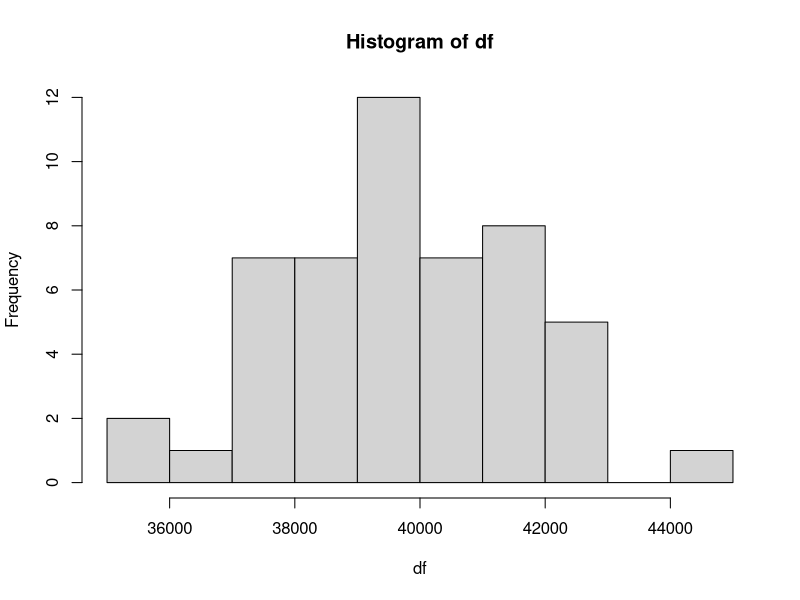
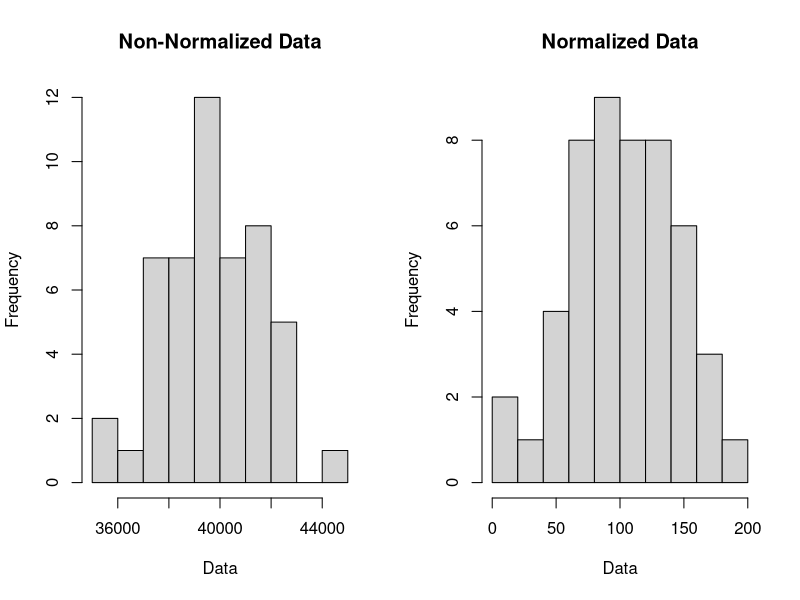

The R script that drew these images, in order:
## Normalization


set.seed(4208)

#Generate random numbers
df <- rnorm(50, mean = 40000, sd=2000)
df
hist(df) # plot data


normalize <- function(df, mn, mx, int=TRUE, plot=TRUE){
  range <- max(df) - min(df)
  norm <- (df - min(df))/ (range)
  norm <- mn + as.integer((mx-mn)*norm)
  if (int==TRUE) {
    norm <- as.integer(norm)
  }
  if (plot==TRUE) {
    par(mfrow=c(1,2))    # set the plotting area into a 1*2 array
    hist(df,main = "Non-Normalized Data", xlab = "Data")
    hist(norm, main = "Normalized Data", xlab = "Data")
  }
    return(norm)
  par(mfrow=c(1,1))    # set the plotting area into a 1*2 array
  
}

mx <- 200 # maximum value of normalization
mn <- 10
normalize(df, mn, mx, TRUE, TRUE)
